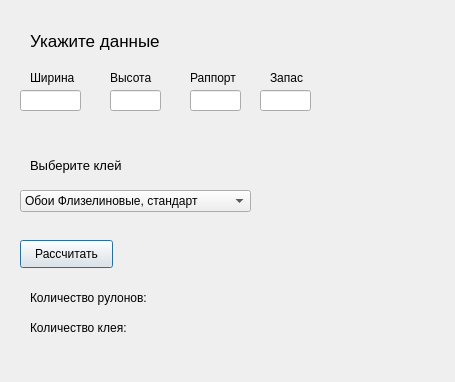
<?xml version="1.0" encoding="UTF-8"?>
<ui version="4.0">
 <class>Wallpapers</class>
 <widget class="QDialog" name="Wallpapers">
  <property name="geometry">
   <rect>
    <x>0</x>
    <y>0</y>
    <width>455</width>
    <height>382</height>
   </rect>
  </property>
  <property name="windowTitle">
   <string>Dialog</string>
  </property>
  <widget class="QLabel" name="label">
   <property name="geometry">
    <rect>
     <x>30</x>
     <y>30</y>
     <width>181</width>
     <height>21</height>
    </rect>
   </property>
   <property name="font">
    <font>
     <pointsize>13</pointsize>
    </font>
   </property>
   <property name="text">
    <string>Укажите данные</string>
   </property>
  </widget>
  <widget class="QLabel" name="label_2">
   <property name="geometry">
    <rect>
     <x>30</x>
     <y>70</y>
     <width>55</width>
     <height>16</height>
    </rect>
   </property>
   <property name="text">
    <string>Ширина</string>
   </property>
  </widget>
  <widget class="QLabel" name="label_3">
   <property name="geometry">
    <rect>
     <x>110</x>
     <y>70</y>
     <width>55</width>
     <height>16</height>
    </rect>
   </property>
   <property name="text">
    <string>Высота</string>
   </property>
  </widget>
  <widget class="QLabel" name="label_4">
   <property name="geometry">
    <rect>
     <x>190</x>
     <y>70</y>
     <width>55</width>
     <height>16</height>
    </rect>
   </property>
   <property name="text">
    <string>Раппорт</string>
   </property>
  </widget>
  <widget class="QLabel" name="label_5">
   <property name="geometry">
    <rect>
     <x>270</x>
     <y>70</y>
     <width>55</width>
     <height>16</height>
    </rect>
   </property>
   <property name="text">
    <string>Запас</string>
   </property>
  </widget>
  <widget class="QLineEdit" name="inputWidth">
   <property name="geometry">
    <rect>
     <x>20</x>
     <y>90</y>
     <width>61</width>
     <height>21</height>
    </rect>
   </property>
  </widget>
  <widget class="QLineEdit" name="inputHeight">
   <property name="geometry">
    <rect>
     <x>110</x>
     <y>90</y>
     <width>51</width>
     <height>21</height>
    </rect>
   </property>
  </widget>
  <widget class="QLineEdit" name="inputRapport">
   <property name="geometry">
    <rect>
     <x>190</x>
     <y>90</y>
     <width>51</width>
     <height>21</height>
    </rect>
   </property>
  </widget>
  <widget class="QLineEdit" name="inputReserve">
   <property name="geometry">
    <rect>
     <x>260</x>
     <y>90</y>
     <width>51</width>
     <height>21</height>
    </rect>
   </property>
  </widget>
  <widget class="QLabel" name="label_6">
   <property name="geometry">
    <rect>
     <x>30</x>
     <y>150</y>
     <width>121</width>
     <height>31</height>
    </rect>
   </property>
   <property name="font">
    <font>
     <pointsize>10</pointsize>
    </font>
   </property>
   <property name="text">
    <string>Выберите клей</string>
   </property>
  </widget>
  <widget class="QComboBox" name="comboBox">
   <property name="geometry">
    <rect>
     <x>20</x>
     <y>190</y>
     <width>231</width>
     <height>22</height>
    </rect>
   </property>
   <item>
    <property name="text">
     <string>Обои Флизелиновые, стандарт</string>
    </property>
   </item>
   <item>
    <property name="text">
     <string>Обои Флизелиновые, легкие</string>
    </property>
   </item>
   <item>
    <property name="text">
     <string>Обои Бумажные, стандарт</string>
    </property>
   </item>
   <item>
    <property name="text">
     <string>Обои Бумажные, легкие</string>
    </property>
   </item>
   <item>
    <property name="text">
     <string>Обои Виниловые, стандарт</string>
    </property>
   </item>
   <item>
    <property name="text">
     <string>Обои Виниловые, тяжелые</string>
    </property>
   </item>
   <item>
    <property name="text">
     <string>Обои Стеклообои</string>
    </property>
   </item>
  </widget>
  <widget class="QLabel" name="label_9">
   <property name="geometry">
    <rect>
     <x>30</x>
     <y>320</y>
     <width>131</width>
     <height>16</height>
    </rect>
   </property>
   <property name="text">
    <string>Количество клея:</string>
   </property>
  </widget>
  <widget class="QLabel" name="outputWpCount">
   <property name="geometry">
    <rect>
     <x>170</x>
     <y>290</y>
     <width>55</width>
     <height>16</height>
    </rect>
   </property>
   <property name="text">
    <string/>
   </property>
   <property name="textFormat">
    <enum>Qt::RichText</enum>
   </property>
  </widget>
  <widget class="QPushButton" name="btnCalc">
   <property name="geometry">
    <rect>
     <x>20</x>
     <y>240</y>
     <width>93</width>
     <height>28</height>
    </rect>
   </property>
   <property name="text">
    <string>Рассчитать</string>
   </property>
  </widget>
  <widget class="QLabel" name="label_7">
   <property name="geometry">
    <rect>
     <x>30</x>
     <y>290</y>
     <width>131</width>
     <height>16</height>
    </rect>
   </property>
   <property name="text">
    <string>Количество рулонов:</string>
   </property>
  </widget>
  <widget class="QLabel" name="outputGlueCount">
   <property name="geometry">
    <rect>
     <x>150</x>
     <y>320</y>
     <width>55</width>
     <height>16</height>
    </rect>
   </property>
   <property name="text">
    <string/>
   </property>
   <property name="textFormat">
    <enum>Qt::RichText</enum>
   </property>
  </widget>
 </widget>
 <resources/>
 <connections/>
</ui>
